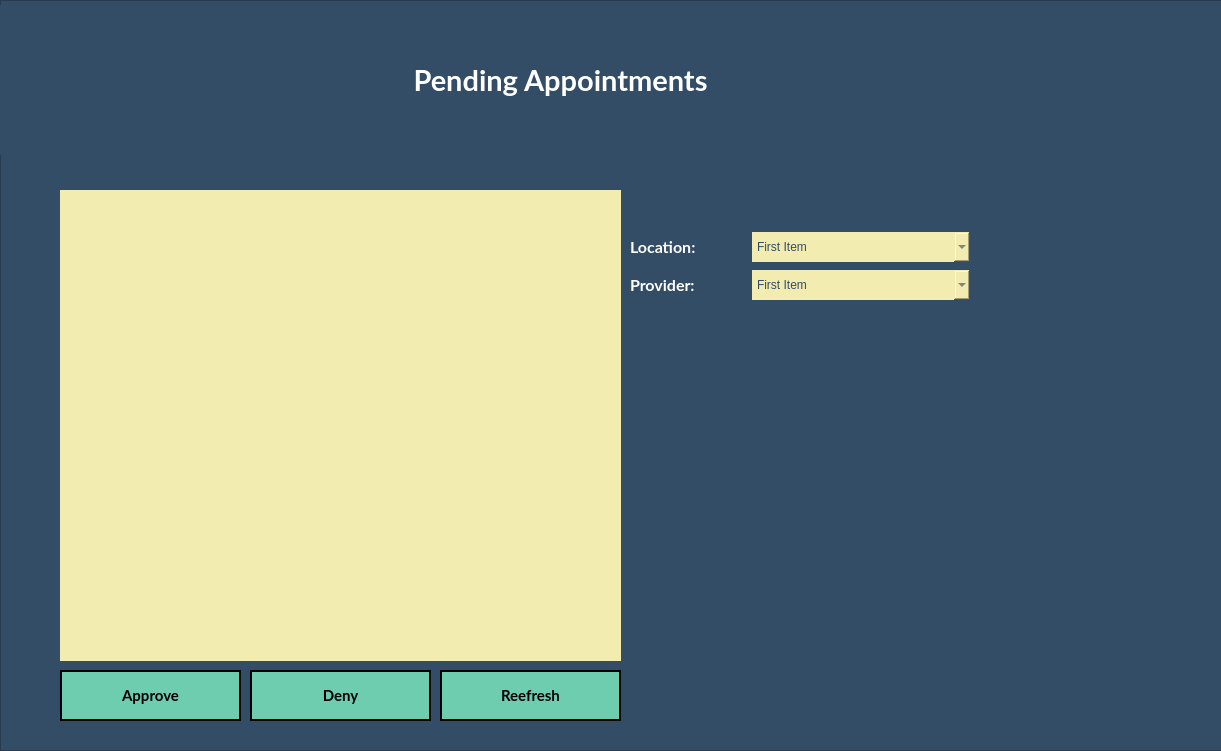
      <widget class="QFrame" name="Main_Frame_9">
       <property name="geometry">
        <rect>
         <x>110</x>
         <y>110</y>
         <width>1221</width>
         <height>751</height>
        </rect>
       </property>
       <property name="minimumSize">
        <size>
         <width>0</width>
         <height>0</height>
        </size>
       </property>
       <property name="maximumSize">
        <size>
         <width>16777215</width>
         <height>16777215</height>
        </size>
       </property>
       <property name="styleSheet">
        <string notr="true">QFrame {
	border-image: none;
	background-color: rgb(52, 77, 103);
}



QLineEdit, QComboBox, QDateEdit, QDateTimeEdit, QListView {
	border-image: none;
    border: none;
	min-width: 200px;
	height: 30px;
	background-color: #F3ECB0;
	color: #344D67;
	font-family: &quot;MS Shell Dlg 2&quot;;
	font-size: 11;
}

QLabel {
	color: white;
}</string>
       </property>
       <property name="frameShape">
        <enum>QFrame::StyledPanel</enum>
       </property>
       <property name="frameShadow">
        <enum>QFrame::Raised</enum>
       </property>
       <widget class="QFrame" name="InputFrame_17">
        <property name="geometry">
         <rect>
          <x>0</x>
          <y>0</y>
          <width>1231</width>
          <height>751</height>
         </rect>
        </property>
        <property name="styleSheet">
         <string notr="true">border-image: none;
</string>
        </property>
        <property name="frameShape">
         <enum>QFrame::StyledPanel</enum>
        </property>
        <property name="frameShadow">
         <enum>QFrame::Raised</enum>
        </property>
        <widget class="QFrame" name="InputFrame_18">
         <property name="geometry">
          <rect>
           <x>0</x>
           <y>0</y>
           <width>1231</width>
           <height>751</height>
          </rect>
         </property>
         <property name="styleSheet">
          <string notr="true">border-image: none;
</string>
         </property>
         <property name="frameShape">
          <enum>QFrame::StyledPanel</enum>
         </property>
         <property name="frameShadow">
          <enum>QFrame::Raised</enum>
         </property>
         <widget class="QWidget" name="verticalLayoutWidget_10">
          <property name="geometry">
           <rect>
            <x>0</x>
            <y>0</y>
            <width>1121</width>
            <height>161</height>
           </rect>
          </property>
          <layout class="QVBoxLayout" name="verticalLayout_38">
           <item>
            <widget class="QLabel" name="Lable_CheckIns_14">
             <property name="minimumSize">
              <size>
               <width>0</width>
               <height>150</height>
              </size>
             </property>
             <property name="maximumSize">
              <size>
               <width>16777215</width>
               <height>150</height>
              </size>
             </property>
             <property name="font">
              <font>
               <family>Lato</family>
               <pointsize>22</pointsize>
               <weight>75</weight>
               <bold>true</bold>
              </font>
             </property>
             <property name="styleSheet">
              <string notr="true">QLabel {
	color: white;
}</string>
             </property>
             <property name="text">
              <string>Pending Appointments</string>
             </property>
             <property name="alignment">
              <set>Qt::AlignCenter</set>
             </property>
            </widget>
           </item>
          </layout>
         </widget>
         <widget class="QPushButton" name="Approve_Btn_Approve">
          <property name="geometry">
           <rect>
            <x>60</x>
            <y>670</y>
            <width>181</width>
            <height>51</height>
           </rect>
          </property>
          <property name="font">
           <font>
            <family>Lato</family>
            <pointsize>11</pointsize>
            <weight>75</weight>
            <bold>true</bold>
           </font>
          </property>
          <property name="cursor">
           <cursorShape>PointingHandCursor</cursorShape>
          </property>
          <property name="styleSheet">
           <string notr="true">QPushButton {
	border-image: none;
	background-color: #6ECCAF;
	color: black;
	border: 2px solid black;
}

QPushButton::hover {
	background-color: rgb(139, 231, 100);
	color: white;
}

</string>
          </property>
          <property name="text">
           <string>Approve</string>
          </property>
         </widget>
         <widget class="QPushButton" name="Approve_Btn_Deny">
          <property name="geometry">
           <rect>
            <x>250</x>
            <y>670</y>
            <width>181</width>
            <height>51</height>
           </rect>
          </property>
          <property name="font">
           <font>
            <family>Lato</family>
            <pointsize>11</pointsize>
            <weight>75</weight>
            <bold>true</bold>
           </font>
          </property>
          <property name="cursor">
           <cursorShape>PointingHandCursor</cursorShape>
          </property>
          <property name="styleSheet">
           <string notr="true">QPushButton {
	border-image: none;
	background-color: #6ECCAF;
	color: black;
	border: 2px solid black;
}

QPushButton::hover {
	background-color: rgb(139, 231, 100);
	color: white;
}

</string>
          </property>
          <property name="text">
           <string>Deny</string>
          </property>
         </widget>
         <widget class="QListWidget" name="Approve_List">
          <property name="geometry">
           <rect>
            <x>60</x>
            <y>190</y>
            <width>561</width>
            <height>471</height>
           </rect>
          </property>
          <property name="minimumSize">
           <size>
            <width>200</width>
            <height>0</height>
           </size>
          </property>
          <property name="styleSheet">
           <string notr="true">QListView::item:selected {
	background-color: #4a90d9
}
</string>
          </property>
         </widget>
         <widget class="QWidget" name="layoutWidget_14">
          <property name="geometry">
           <rect>
            <x>630</x>
            <y>230</y>
            <width>340</width>
            <height>73</height>
           </rect>
          </property>
          <layout class="QVBoxLayout" name="verticalLayout_39">
           <item>
            <layout class="QHBoxLayout" name="horizontalLayout_248">
             <item>
              <widget class="QLabel" name="Label_Location_6">
               <property name="font">
                <font>
                 <family>Lato</family>
                 <pointsize>12</pointsize>
                 <weight>75</weight>
                 <bold>true</bold>
                </font>
               </property>
               <property name="styleSheet">
                <string notr="true"/>
               </property>
               <property name="text">
                <string>Location:</string>
               </property>
              </widget>
             </item>
             <item>
              <widget class="QComboBox" name="Approve_Combo_Location">
               <property name="styleSheet">
                <string notr="true"/>
               </property>
               <item>
                <property name="text">
                 <string>First Item</string>
                </property>
               </item>
               <item>
                <property name="text">
                 <string>Item 2</string>
                </property>
               </item>
              </widget>
             </item>
            </layout>
           </item>
           <item>
            <layout class="QHBoxLayout" name="horizontalLayout_249">
             <item>
              <widget class="QLabel" name="Label_Doctor_3">
               <property name="font">
                <font>
                 <family>Lato</family>
                 <pointsize>12</pointsize>
                 <weight>75</weight>
                 <bold>true</bold>
                </font>
               </property>
               <property name="styleSheet">
                <string notr="true"/>
               </property>
               <property name="text">
                <string>Provider:</string>
               </property>
              </widget>
             </item>
             <item>
              <widget class="QComboBox" name="Approve_Combo_Provider">
               <property name="styleSheet">
                <string notr="true"/>
               </property>
               <item>
                <property name="text">
                 <string>First Item</string>
                </property>
               </item>
               <item>
                <property name="text">
                 <string>Item 2</string>
                </property>
               </item>
              </widget>
             </item>
            </layout>
           </item>
          </layout>
         </widget>
         <widget class="QPushButton" name="Approve_Btn_Refresh">
          <property name="geometry">
           <rect>
            <x>440</x>
            <y>670</y>
            <width>181</width>
            <height>51</height>
           </rect>
          </property>
          <property name="font">
           <font>
            <family>Lato</family>
            <pointsize>11</pointsize>
            <weight>75</weight>
            <bold>true</bold>
           </font>
          </property>
          <property name="cursor">
           <cursorShape>PointingHandCursor</cursorShape>
          </property>
          <property name="styleSheet">
           <string notr="true">QPushButton {
	border-image: none;
	background-color: #6ECCAF;
	color: black;
	border: 2px solid black;
}

QPushButton::hover {
	background-color: rgb(139, 231, 100);
	color: white;
}

</string>
          </property>
          <property name="text">
           <string>Reefresh</string>
          </property>
         </widget>
        </widget>
       </widget>
      </widget>
